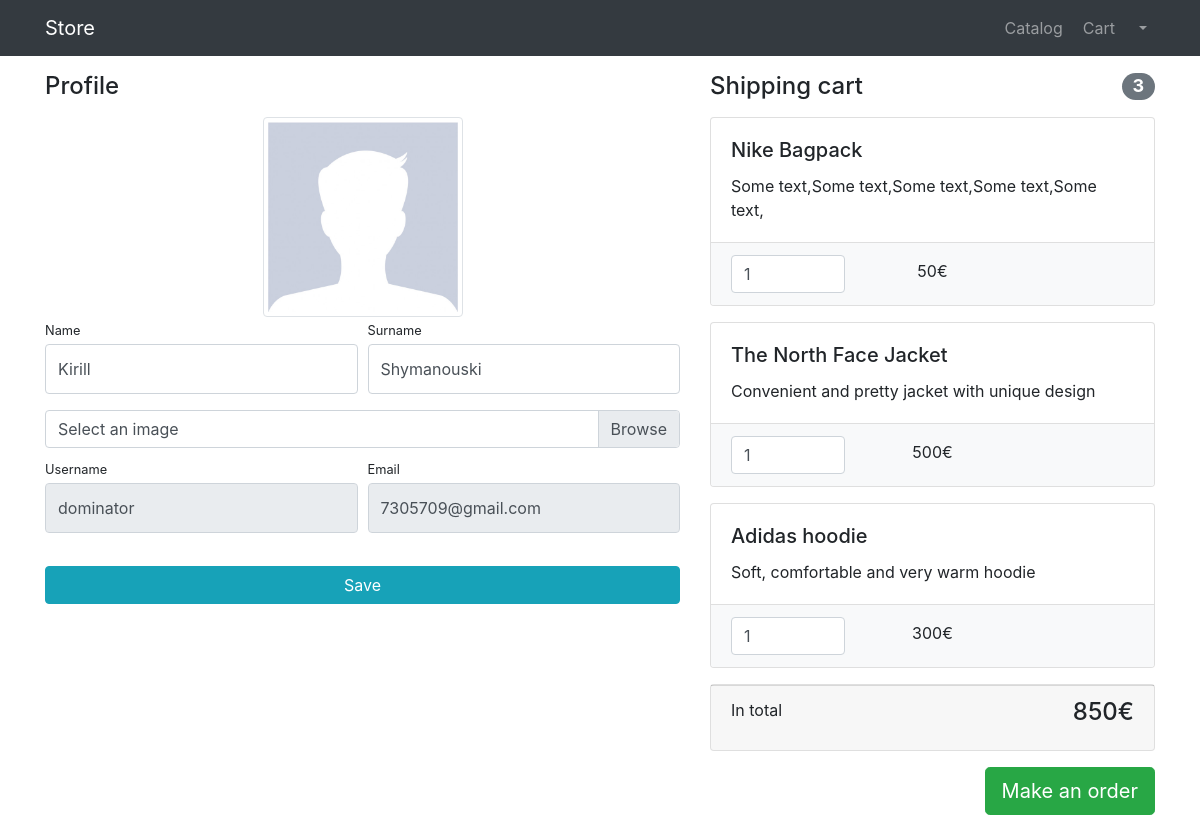
Page /users/profile/2/ (signed in) on the committed database.
### users/models.py (models this page shows, shortened)
class User(AbstractUser):  # we extend base user model and add user image
    image = models.ImageField(upload_to='user_images', null=True, blank=True)
    class Meta:
        verbose_name = 'User'
        verbose_name_plural = 'Users'

### products/models.py (models this page shows, shortened)
class Basket(models.Model):
    user = models.ForeignKey(to=User, on_delete=models.CASCADE)
    product = models.ForeignKey(to=Product, on_delete=models.CASCADE)
    quantity = models.PositiveSmallIntegerField(default=0)
    created_timestamp = models.DateTimeField(auto_now_add=True)
    objects = BasketQuerySet.as_manager()  # we chose what quaryset we want to use
    def sum(self):
        return int(self.quantity * self.product.price)

class Product(models.Model):
    name = models.CharField(max_length=256)
    description = models.TextField()
    price = models.DecimalField(max_digits=6, decimal_places=2)
    quantity = models.PositiveIntegerField(default=0)
    image = models.ImageField(upload_to='product_images')
    category = models.ForeignKey(to='ProductCategory', on_delete=models.CASCADE)
    class Meta:
        verbose_name_plural = 'Products'
        verbose_name = 'Product'

### users/views.py (the view, shortened to what this page needs)
# urls.py: path('profile/<int:pk>/', ProfileView.as_view(), name='profile'),
class ProfileView(LoginRequiredMixin, CommonMixin, UpdateView):
    model = User
    form_class = UserProfileForm
    template_name = 'users/profile.html'
    title = 'Store - Profile'
    def get_context_data(self, **kwargs):
        context = super(ProfileView, self).get_context_data(**kwargs)
        context['baskets'] = Basket.objects.filter(user=self.request.user)
        return context

### users/forms.py
class UserProfileForm(UserChangeForm):
    first_name = forms.CharField(widget=forms.TextInput(attrs={'class': 'form-control py-4'}))
    last_name = forms.CharField(widget=forms.TextInput(attrs={'class': 'form-control py-4'}))
    image = forms.ImageField(widget=forms.FileInput(attrs={'class': 'custom-file-input'}), required=False)
    username = forms.CharField(widget=forms.TextInput(attrs={'class': 'form-control py-4', 'readonly': True}))
    email = forms.EmailField(widget=forms.EmailInput(attrs={'class': 'form-control py-4', 'readonly': True}))
    class Meta:
        model = User
        fields = ('first_name', 'last_name', 'image', 'username', 'email')

### common/views.py (called while the page is built)
    def get_context_data(self, **kwargs):
        context = super(CommonMixin, self).get_context_data(**kwargs)
        context['title'] = self.title
        return context

### products/models.py (called while the page is built)
    def total_sum(self):
        return sum(x.sum() for x in self)

    def total_quantity(self):
        return sum(x.quantity for x in self)

### users/templates/users/profile.html (shortened to what this page needs)
{% extends 'products/base.html' %}
{% load static %}
{% block css %}
    <link href="{% static 'vendor/css/profile.css' %}" rel="stylesheet">
{% endblock %}
{% block content %}
    <div class="container">
        <div class="row">
            <div class="col-lg-7">
                <h4 class="mt-3 mb-3">Profile</h4>
                <div class="col-lg-12 text-center">
                    <img width="200" height="200"
                         src="{% if user.image %}{{ user.image.url }}{% else %}{% static 'vendor/img/users/default_avatar.jpg' %} {% endif %}"
                         class="img-thumbnail">
                </div>
                <form action="{% url 'users:profile' user.id %}" method="post" enctype="multipart/form-data">
                    <div class="form-row">
                        <div class="col-lg-6">
                            <div class="form-group">
                                <label class="small mb-1" for="{{ form.first_name.id_for_label }}">Name</label>
                                {{ form.first_name }}
                            </div>
                        </div>
                        <div class="col-lg-6">
                            <div class="form-group">
                                <label class="small mb-1" for="{{ form.last_name.id_for_label }}">Surname</label>
                                {{ form.last_name }}
                            </div>
                        </div>
                    </div>
                    <div class="form-row mb-2">
                        <div class="col-lg-12">
                            <div class="custom-file">
                                <label class="custom-file-label" for="{{ form.image.id_for_label }}">Select an image</label>
                            </div>
                        </div>
                    </div>
                    <div class="form-row">
                        <div class="col-lg-6">
                            <label class="small mb-1" for="{{ form.username.id_for_label }}">Username</label>
                            {{ form.username }}
                        </div>
                        <div class="col-lg-6">
                            <label class="small mb-1" for="{{ form.email.id_for_label }}">Email</label>
                            {{ form.email }}
                        </div>
                    </div>
                    <div class="form-row">
                        <div class="col-lg-12" style="margin-top: 33px;">
                            <input class="btn btn-info btn-block" type="submit" value="Save">
                        </div>
                    </div>
                </form>
            </div>
            <div class="col-lg-5">
                {% include 'products/basket.html' %}
            </div>
        </div>
    </div>
{% endblock %}

### products/templates/products/basket.html (shortened to what this page needs)
{% if baskets %}
    <h4 class="mt-3 mb-3 d-flex justify-content-between align-items-center mb-3">
        Shipping cart <span class="badge badge-secondary badge-pill">{{ baskets.total_quantity }}</span>
    </h4>
    {% for basket in baskets %}
        <div class="card mb-3">
            <div class="card-body">
                <h5 class="card-title">{{ basket.product.name }}</h5>
                <p class="card-text">{{ basket.product.description }}</p>
            </div>
            <ul class="list-group list-group-flush">
                <li class="list-group-item bg-light">
                    <div class="row text-center">
                        <div class="col-lg-4">
                            <input name="basketID" type="number" class="form-control"
                                   value="{{ basket.quantity }}" min="0">
                        </div>
                        <div class="col-lg-4 py-1">{{ basket.sum }}&#8364;</div>
                        <div class="col-lg-4">
                        </div>
                    </div>
                </li>
            </ul>
        </div>
    {% endfor %}
    <div class="card mb-3">
        <div class="card-footer">
            <p class="float-left">In total</p>
            <h4 class="float-right">{{ baskets.total_sum }}&#8364;</h4>
        </div>
    </div>
    <a class="btn btn-success btn-lg float-right" href="../orders/order-create.html">
        Make an order
    </a>
{% else %}
    <h4 class="mt-3 mb-3 text-center">
        The shopping cart is empty
    </h4>
{% endif %}

### rows in the picture
User: first_name "Kirill", last_name "Shymanouski", username "dominator", email "7305709@gmail.com"
Basket: total_quantity "3", product.name "Nike Bagpack", product.description "Some text,Some text,Some text,Some text,Some text,", basketID "1", sum "50", total_sum "850"
Basket: product.name "The North Face Jacket", product.description "Convenient and pretty jacket with unique design", basketID "1", sum "500"
Basket: product.name "Adidas hoodie", product.description "Soft, comfortable and very warm hoodie", basketID "1", sum "300"
